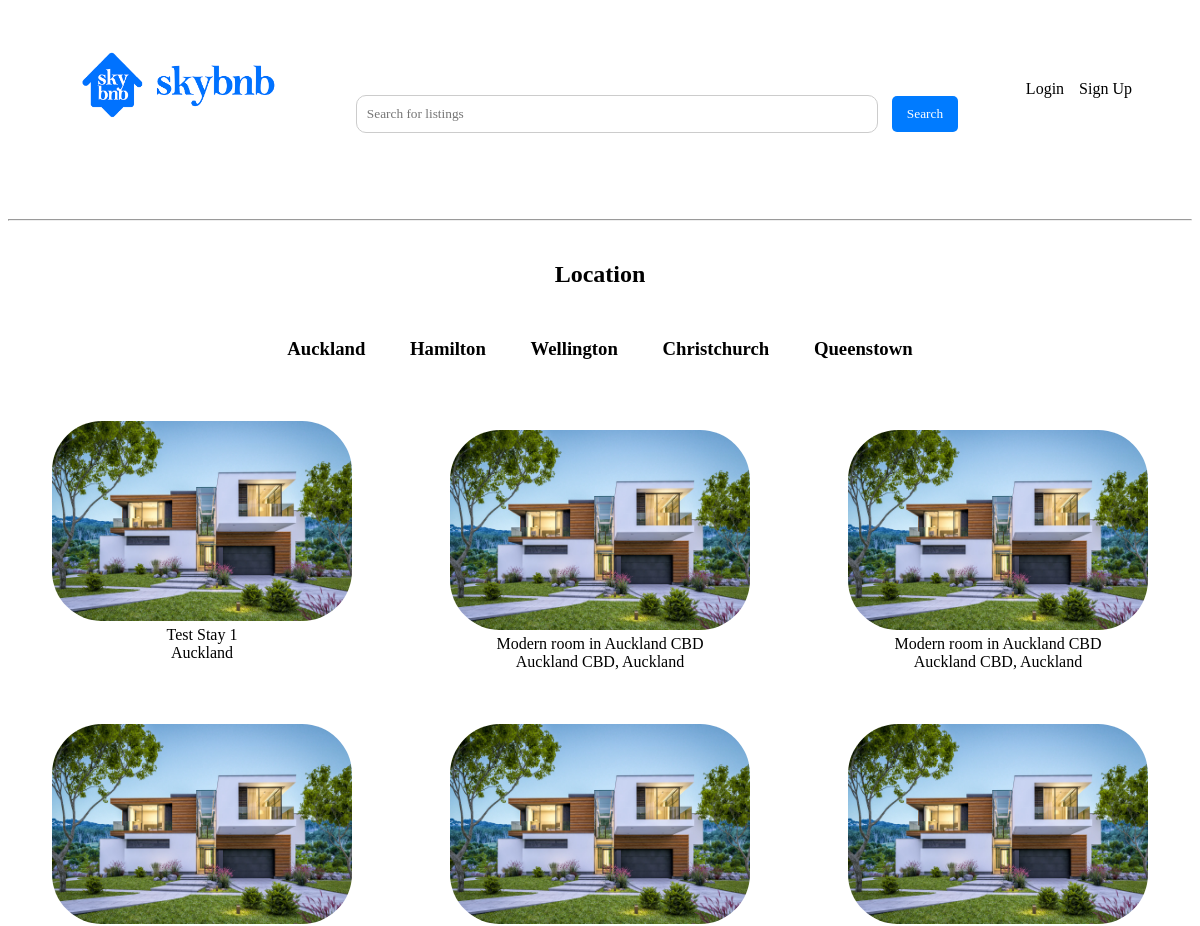
The app's page / (upper part), older data.
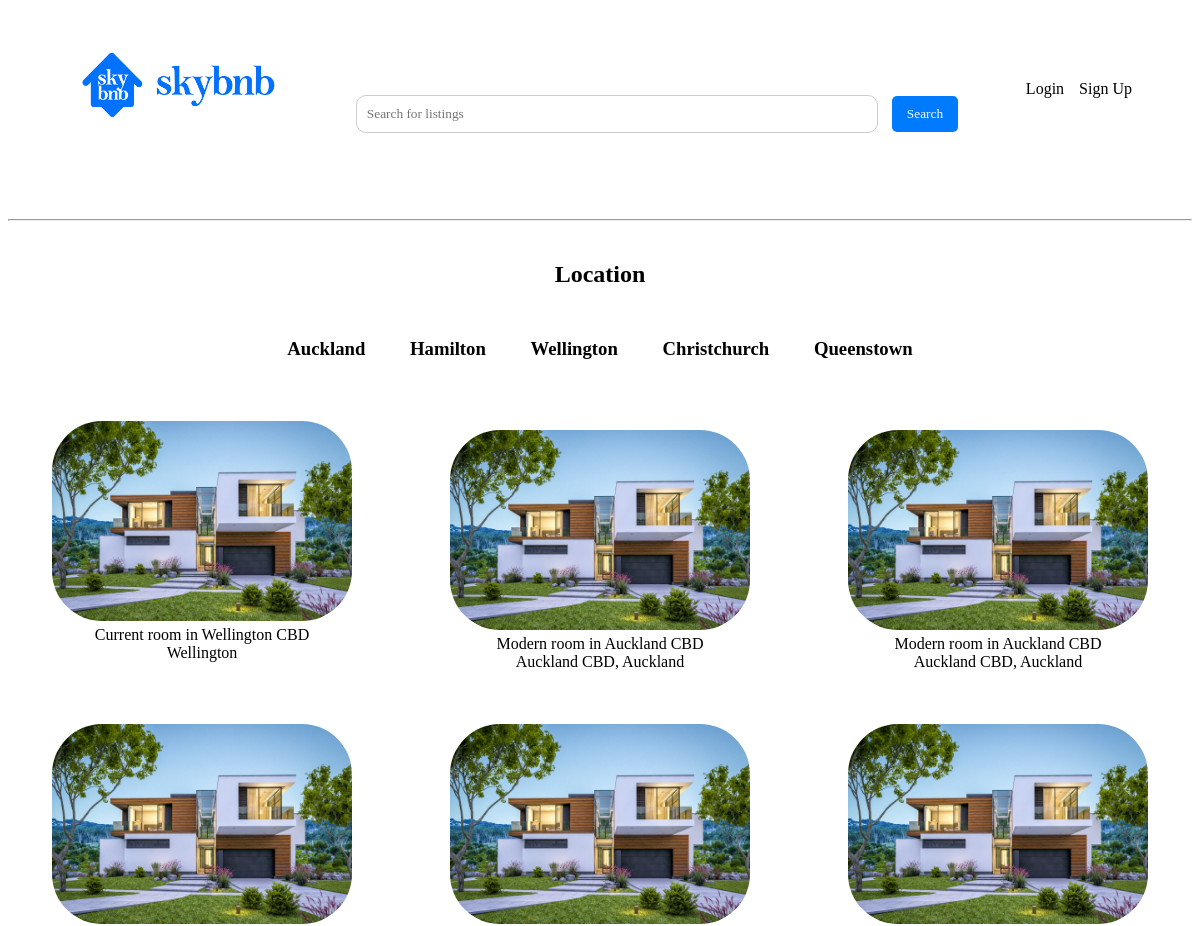
The same page, newer data.
### stays/models.py (models this page shows, shortened)
class Stay(models.Model):
    title = models.CharField(max_length=255)
    price = models.IntegerField()
    location = models.CharField(max_length=255)
    host = models.ForeignKey(Host, on_delete=models.PROTECT, related_name='host')
    guests = models.IntegerField()
    bedrooms = models.IntegerField()
    bathrooms = models.IntegerField()
    features = models.TextField(max_length=510)
    description = models.TextField(max_length=510)
    address = models.CharField(max_length=255)

### stays/views.py (the view)
# urls.py: path("", StayListView.as_view(), name='home'),
class StayListView(ListView):
    model = Stay
    template_name = 'stays/stay_list.html'
    context_object_name = 'stays'

### stays/templates/stays/stay_list.html (shortened to what this page needs)
{% extends 'base.html' %}
{% load static %}
{% block content %}
<h2>Location</h2>
<div class="location-list">
    <h3>
        <span>Auckland</span>
        <span>Hamilton</span>
        <span>Wellington</span>
        <span>Christchurch</span>
        <span>Queenstown</span>
    </h3>
    </div>
    <div class="card_container">
        <div class="image-row">
            {% for stay in stays %}
                <div class="image-item">
                    <a href="{% url 'stay_detail' stay.pk %}">
                        <div class="card_box">
                            <img src="{% static 'property.webp' %}">
                            <p>{{ stay.title }}<br>{{ stay.location }}</p>
                        </div>
                    </a>
                </div>
            {% endfor %}
            <div class="image-item">
                <div class="card_box">
                    <a href=""><img src="{% static 'property.webp' %}" alt="Property Image"></a>
                    <a href=""><p>Modern room in Auckland CBD<br>Auckland CBD, Auckland</p></a>
                </div>
            </div>
            <div class="image-item">
                <div class="card_box">
                    <a href=""><img src="{% static 'property.webp' %}" alt="Property Image"></a>
                    <a href=""><p>Modern room in Auckland CBD<br>Auckland CBD, Auckland</p></a>
                </div>
            </div>
            <div class="image-item">
                <div class="card_box">
                    <a href=""><img src="{% static 'property.webp' %}" alt="Property Image"></a>
                </div>
            </div>
            <div class="image-item">
                <div class="card_box">
                    <a href=""><img src="{% static 'property.webp' %}" alt="Property Image"></a>
                </div>
            </div>
            <div class="image-item">
                <div class="card_box">
                    <a href=""><img src="{% static 'property.webp' %}" alt="Property Image"></a>
                </div>
            </div>
        </div>
    </div>
</div>
{% endblock %}

### templates/base.html (shortened to what this page needs)
<!DOCTYPE html>
<html lang="en">
<head>
  {% load static %}
  <link href="{% static 'css/base.css' %}" rel="stylesheet">
</head>
<body>
  <header class="main-header">
      <h1 class="header-title"><a href="{% url 'home' %}">
        <img src="{% static 'logo.png' %}" alt="Logo Image">
        </a></h1>
      <div class="search-container">
          <form action="{% url 'search' %}" method="get">
              <input type="text" name="q" placeholder="Search for listings" required>
              <button type="submit">Search</button>
          </form>
      </div>
      <div class="authenticate">
          {% if user.is_authenticated %}
              <span>Hello, {{ user.username }}!</span>
              <a href="{% url 'logout' %}" class="logout-link">Logout</a>
          {% else %}
              <a href="{% url 'login' %}" class="login-link">Login</a>
              <a href="{% url 'signup' %}" class="login-link">Sign Up</a>
          {% endif %}
      </div>
  </header>
    <div>
        <hr>
    </div>
  <div>
      {% block content %}
      {% endblock %}
</body>
</html>

### static/css/base.css (style rules this page uses)
* { font-family:Cambria, Cochin, Georgia, Times, 'Times New Roman', serif; }
.main-header { display: flex; justify-content: space-between; align-items: center; padding: 10px; }
.header-title { margin-left: 50px; color: blue; }
.header-title img { width: 200px; padding: 10px; }
.header-title a { text-decoration: none; color: blue; }
h2 { text-align: center; }
h2 { padding-top: 20px; }
.location-list h3 { text-align: center; padding: 30px; }
.authenticate { display: flex; gap: 15px; margin-right: 50px; }
.authenticate a { text-decoration: none; color: black; }
.location-list h3 span { display: inline-block; margin: 0 20px; }
.card_container { display: flex; }
.card_box { margin: auto; }
.image-row { gap: 10px; display: flex; flex-wrap: wrap; justify-content: space-around; margin: auto; }
.image-item { text-align: center; padding: 12px; width: 300px; height: 260px; display: flex; }
.image-item a { text-decoration: none; color: black; }
.image-item img { width: 300px; height: 200px; display: block; border-radius: 50px; }
.image-item p { margin: 5px 0 0; }
.image-item { transition: 0.3s; }
.search-container { display: flex; justify-content: center; margin-top: 50px; }
.search-container input[type="text"] { padding: 10px; border-radius: 10px; border: 1px solid #ccc; width: 500px; }
.search-container button { padding: 10px 15px; margin-left: 10px; background-color: #007BFF; color: white; border: none; border-radius: 5px; cursor: pointer; }
hr { margin-top: 50px; }
input { border : 1px solid rgb(196, 196, 196); }

Row changes from the older to the newer data that the page shows:
changed Stay: title "Test Stay 1" → "Current room in Wellington CBD"; location "Auckland" → "Wellington"
